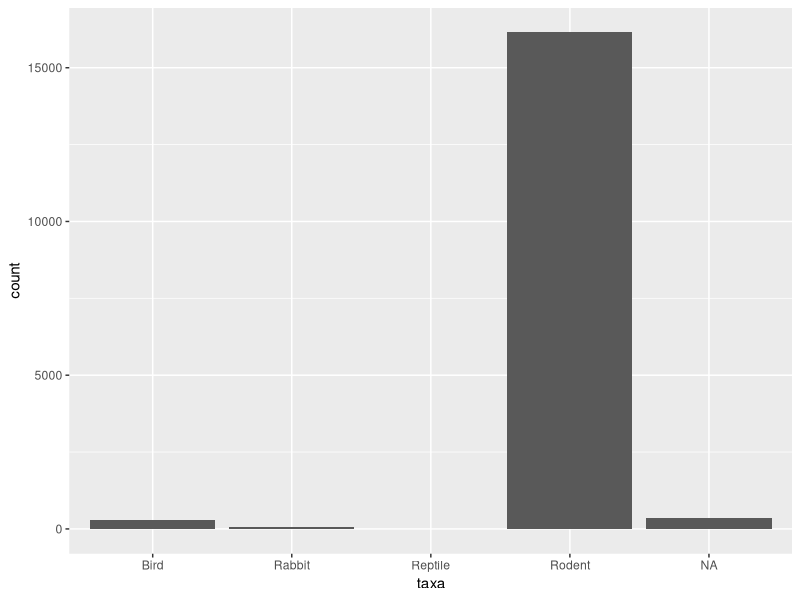
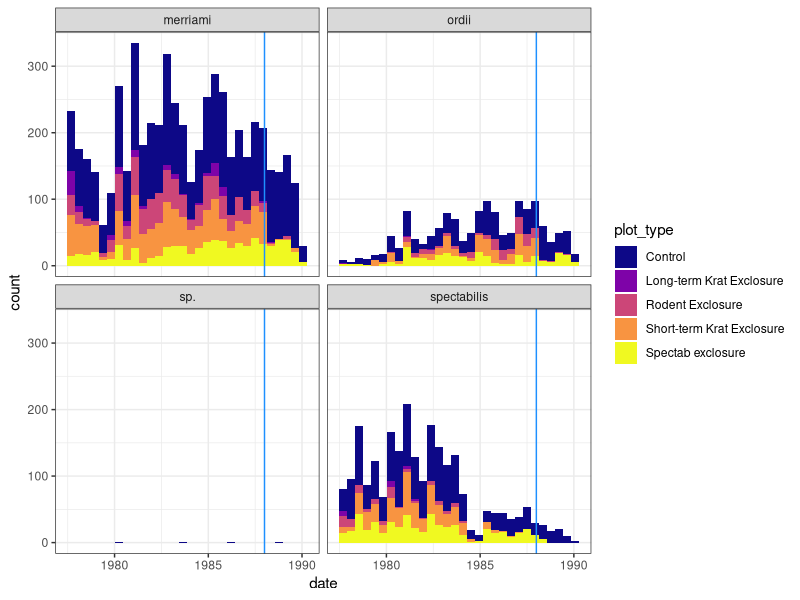
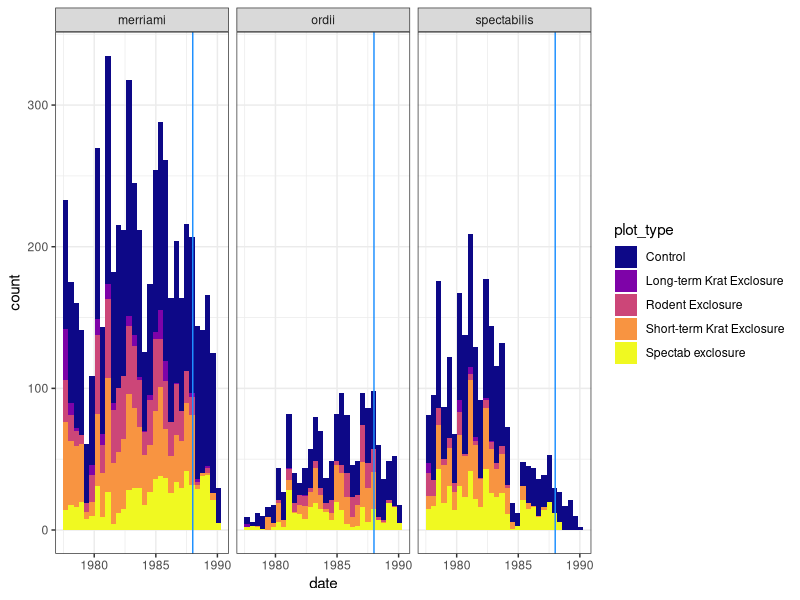
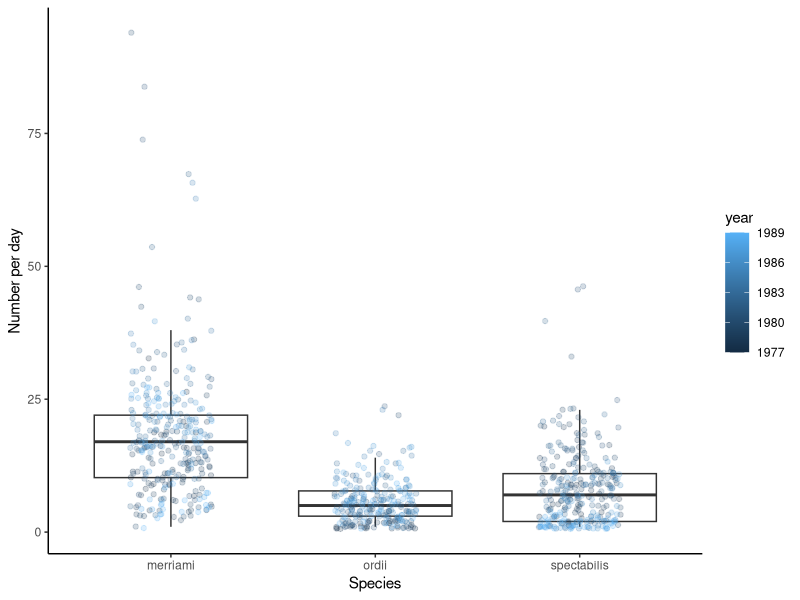
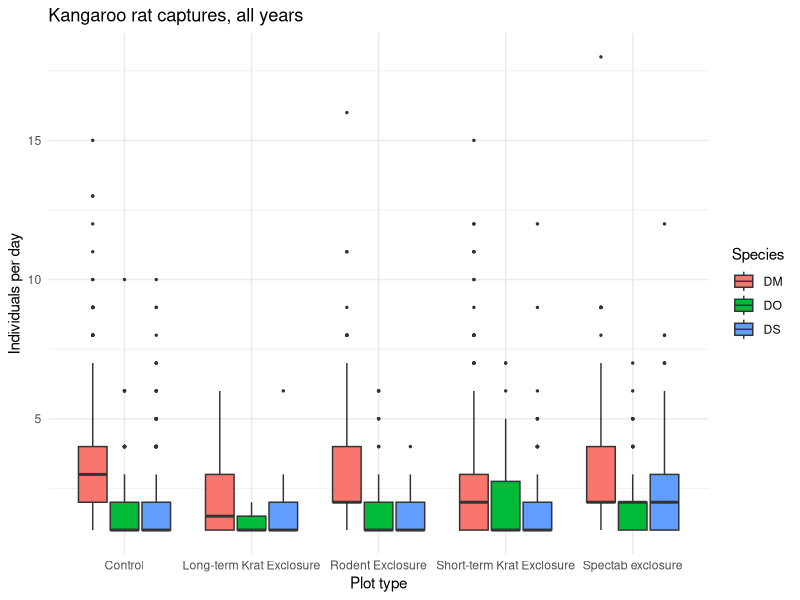
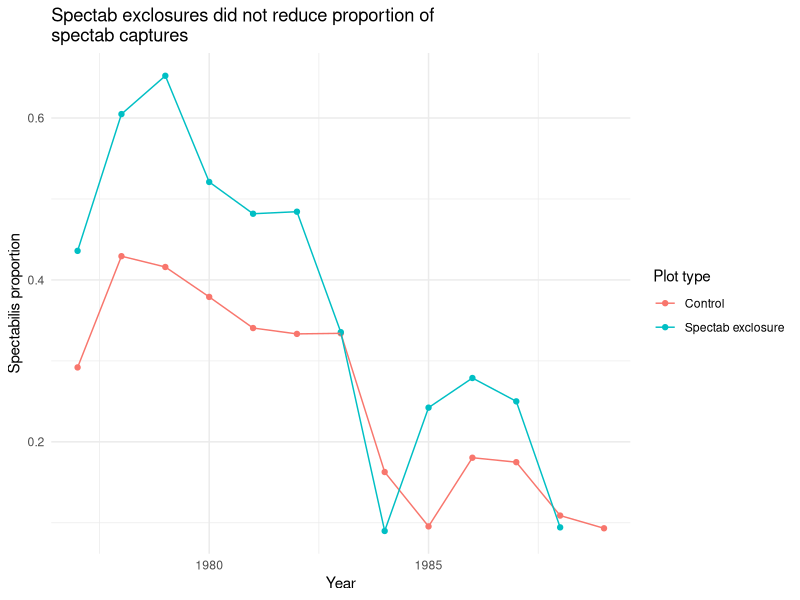

Generate these figures, in order, with R:
# Kangaroo rat analysis using the Portal data
# Created by: Mishka
# Last updated: 2024-11-22

# Load packages to use in this script
library(readr)
library(dplyr)
library(ggplot2)
library(stringr)
library(here)

# Read in the data
rodents <- read_csv(here("scripts/data/surveys_complete_77_89.csv"))

### DATA WRANGLING ####
glimpse(rodents) # or click on the environment
str(rodents) # an alternative that does the same thing
head(rodents) # or open fully with View() or click in environment

table(rodents$taxa)

# Abundance distribution of taxa
rodents %>%
  ggplot(aes(x=taxa))+
  geom_bar()

# Examine NA values
## How do we find NAs anyway? ----
head(is.na(rodents$taxa)) # logical--tells us when an observation is an NA (T or F)

# Not very helpful. BUT
sum(is.na(rodents$taxa)) # sum considers T = 1 and F = 0

# Simplify down to just rodents
rodents <- rodents %>%
  filter(taxa == "Rodent")
glimpse(rodents)

# Just kangaroo rats because this is what we are studying
krats <- rodents %>%
  filter(genus == "Dipodomys")
dim(krats) # okay, so that's a lot smaller, great.
glimpse(krats)

# Prep for time analysis
# To examine trends over time, we'll need to create a date column
krats <- krats %>%
  mutate(date = lubridate::ymd(paste(year, month, day, sep = "-")))

# Examine differences in different time periods
krats <- krats %>%
  mutate(time_period = ifelse(year < 1988, "early", "late"))

# Check that this went through; check for NAs
table(krats$time_period, exclude = NULL) # learned how to do this earlier

### QUESTION 1: How many k-rats over time in the past? ###
# How many kangaroo rats of each species were found at the study site in past years (so you know what to expect for a sample size this year)?

# Numbers over time by plot type
krats %>%
  ggplot(aes(x = date, fill = plot_type)) +
  geom_histogram()+
  facet_wrap(~species)+
  theme_bw()+
  scale_fill_viridis_d(option = "plasma")+
  geom_vline(aes(xintercept = lubridate::ymd("1988-01-01")), col = "dodgerblue")

# Oops we gotta get rid of the unidentified k-rats
krats <- krats %>%
  filter(species != "sp.")

# Re-do the plot above
krats %>%
  ggplot(aes(x = date, fill = plot_type)) +
  geom_histogram()+
  facet_wrap(~species)+
  theme_bw()+
  scale_fill_viridis_d(option = "plasma")+
  geom_vline(aes(xintercept = lubridate::ymd("1988-01-01")), col = "dodgerblue")

# How many individuals caught per day?
krats_per_day <- krats %>%
  group_by(date, year, species) %>%
  summarize(n = n()) %>%
  group_by(species)

krats_per_day %>%
  ggplot(aes(x = species, y = n))+
  geom_boxplot(outlier.shape = NA)+
  geom_jitter(width = 0.2, alpha = 0.2, aes(col = year))+
  theme_classic()+
  ylab("Number per day")+
  xlab("Species")

#### QUESTION 2: Do the k-rat exclusion plots work? #####
# Do the k-rat exclusion plots work? (i.e. Does the abundance of each species differ by plot?)
# If the k-rat plots work, then we would expect:
# A. Fewer k-rats overall in any of the exclusion plots than in the control, with the fewest in the long-term k-rat exclusion plot
counts_per_day <- krats %>%
  group_by(year, plot_id, plot_type, month, day, species_id) %>%
  summarize(count_per_day = n())

counts_per_day %>%
  ggplot(aes(x = plot_type, y = count_per_day, fill = species_id, group = interaction(plot_type, species_id)))+
  geom_boxplot(outlier.size = 0.5)+
  theme_minimal()+
  labs(title = "Kangaroo rat captures, all years",
       x = "Plot type",
       y = "Individuals per day",
       fill = "Species")

# B. For Spectabilis-specific exclosure, we expect a lower proportion of spectabilis there than in the other plots.
control_spectab <- krats %>%
  filter(plot_type %in% c("Control", "Spectab exclosure"))

head(control_spectab)
prop_spectab <- control_spectab %>%
  group_by(year, plot_type, species_id) %>%
  summarize(total_count = n(), .groups = "drop_last") %>%
  mutate(prop = total_count/sum(total_count)) %>%
  filter(species_id == "DS") # keep only spectabilis

prop_spectab %>%
  ggplot(aes(x = year, y = prop, col = plot_type))+
  geom_point()+
  geom_line()+
  theme_minimal()+
  labs(title = "Spectab exclosures did not reduce proportion of\nspectab captures",
       y = "Spectabilis proportion",
       x = "Year",
       color = "Plot type")

#### MODELING ####
counts_mod <- lm(count_per_day ~ plot_type + species_id, data = counts_per_day)
summary(counts_mod)

# with interaction term:
counts_mod_interact <- lm(count_per_day ~ plot_type*species_id, data = counts_per_day)
summary(counts_mod_interact)

summary(counts_mod)
summary(counts_mod_interact)
